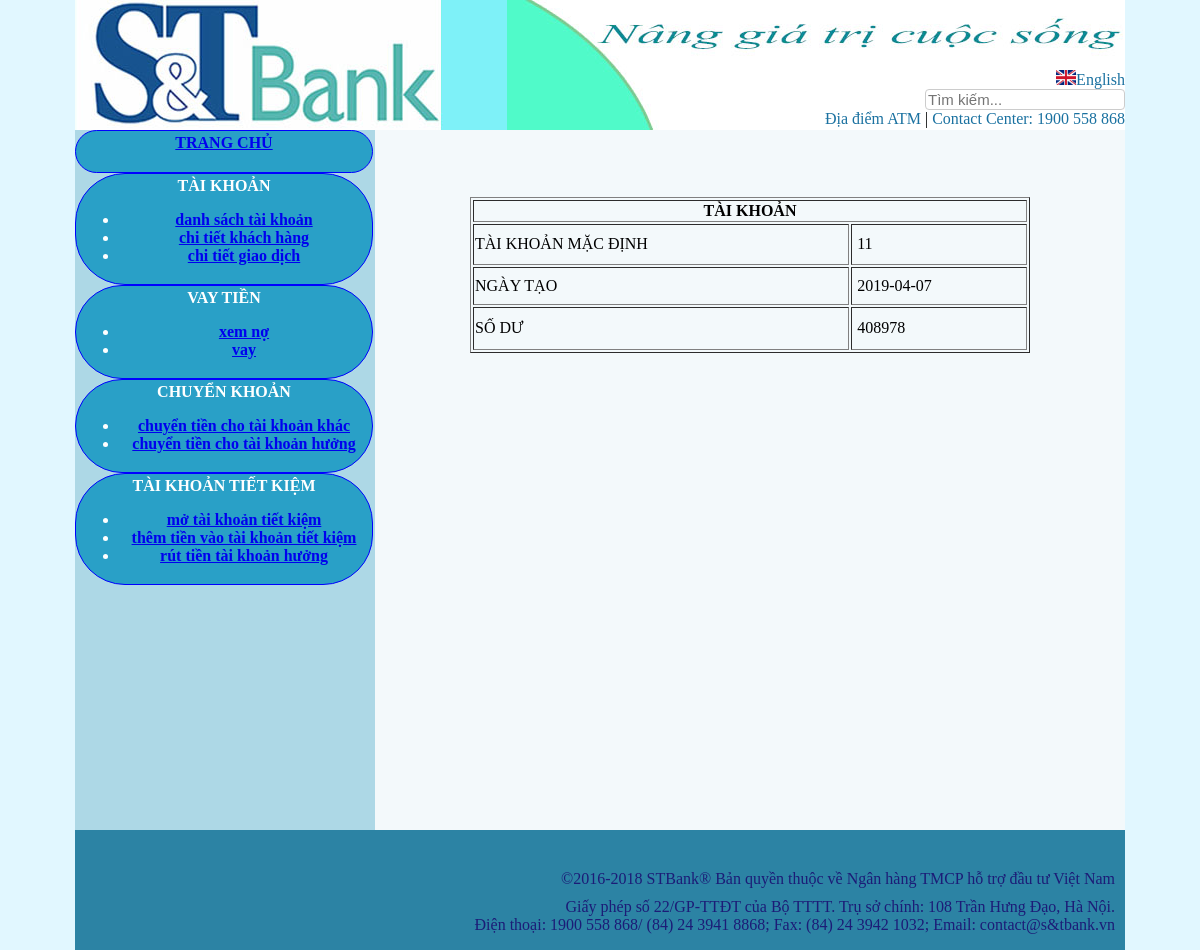
The app's page /acctrangchu.php, older data.
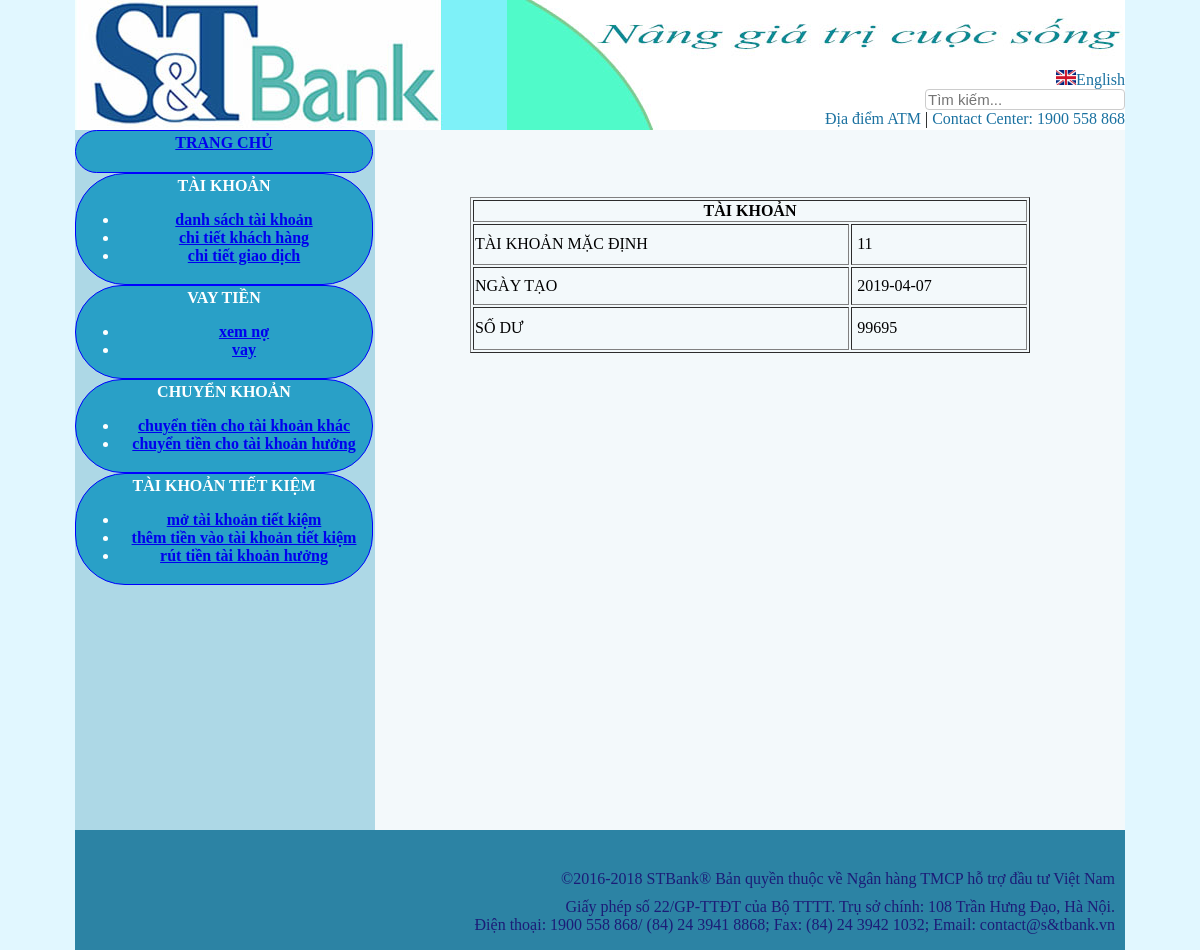
The same page, newer data.
### tables this page shows
CREATE TABLE `taikhoan` (
  `id_taikhoan` int(25) NOT NULL,
  `taikhoanid` varchar(25) NOT NULL,
  `khachhangid` varchar(25) NOT NULL,
  `trangthai` varchar(25) NOT NULL,
  `ngaytao` date NOT NULL,
  `sodu` double NOT NULL,
  `no` double DEFAULT NULL
);

### soluottaikhoan.php (the view, shortened to what this page needs)
<?php require("DBconnect.php") ;?>
<?php
	$results = mysqli_query($conn,"SELECT * FROM taikhoan where taikhoanid='11'");
while($arrow = mysqli_fetch_array($results,MYSQLI_ASSOC)){
	$ngaytao = $arrow["ngaytao"];
	$sodu = $arrow["sodu"];
	$taikhoanid = '11';
}
?>
 <div align="center"  >
    		 <h2>&nbsp;</h2>
    		 <table width="560" border="1"  align="center">
    		   <tr>
    		     <th colspan="2" scope="col">TÀI KHOẢN </th>
  		     </tr>
    		<tr>
    		     <td height="37">TÀI KHOẢN MẶC ĐỊNH </td>
    		     <td>&nbsp;<?php echo $taikhoanid ; ?></td>
  		     </tr>
    		   <tr>
    		     <td height="34">NGÀY TẠO</td>
    		     <td>&nbsp;<?php echo $ngaytao ; ?></td>
  		     </tr>
    		   <tr>
    		     <td height="39">SỐ DƯ</td>
    		     <td>&nbsp;<?php echo $sodu ; ?></td>
  		     </tr>
  		   </table>
</div>

Row changes from the older to the newer data that the page shows:
changed taikhoan: sodu "408978" → "99695"
